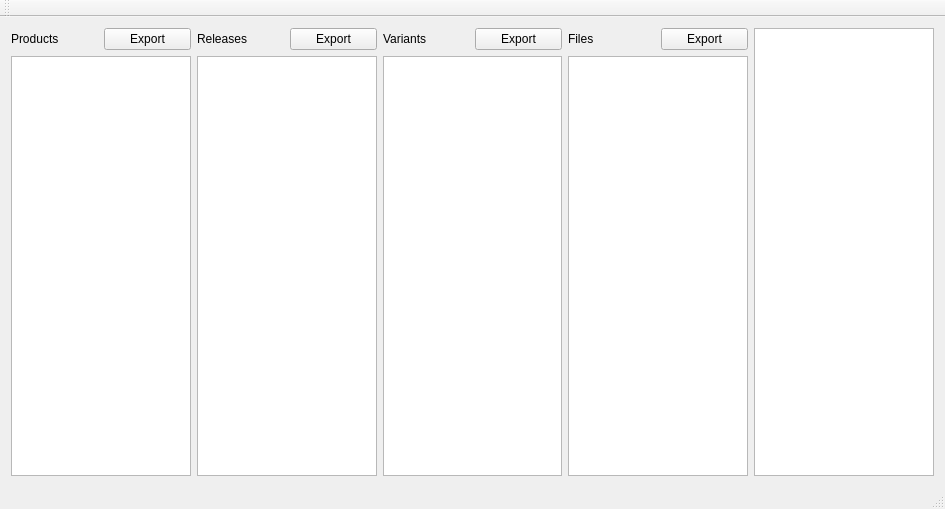
<?xml version="1.0" encoding="UTF-8"?>
<ui version="4.0">
 <class>MainWindow</class>
 <widget class="QMainWindow" name="MainWindow">
  <property name="geometry">
   <rect>
    <x>0</x>
    <y>0</y>
    <width>945</width>
    <height>509</height>
   </rect>
  </property>
  <property name="windowTitle">
   <string>QNaviFirm</string>
  </property>
  <widget class="QWidget" name="centralWidget">
   <layout class="QHBoxLayout" name="horizontalLayout">
    <item>
     <layout class="QGridLayout" name="gridLayout">
      <item row="2" column="0" colspan="2">
       <widget class="QListView" name="productListView"/>
      </item>
      <item row="0" column="1">
       <widget class="QPushButton" name="productsExportButton">
        <property name="text">
         <string>Export</string>
        </property>
       </widget>
      </item>
      <item row="0" column="0">
       <widget class="QLabel" name="label">
        <property name="text">
         <string>Products</string>
        </property>
       </widget>
      </item>
     </layout>
    </item>
    <item>
     <layout class="QGridLayout" name="gridLayout_2">
      <item row="2" column="0" colspan="2">
       <widget class="QListView" name="releaseListView"/>
      </item>
      <item row="0" column="1">
       <widget class="QPushButton" name="releasesExportButton">
        <property name="text">
         <string>Export</string>
        </property>
       </widget>
      </item>
      <item row="0" column="0">
       <widget class="QLabel" name="label_2">
        <property name="text">
         <string>Releases</string>
        </property>
       </widget>
      </item>
     </layout>
    </item>
    <item>
     <layout class="QGridLayout" name="gridLayout_3">
      <item row="2" column="0" colspan="2">
       <widget class="QListView" name="variantListView"/>
      </item>
      <item row="0" column="1">
       <widget class="QPushButton" name="variantsExportButton">
        <property name="text">
         <string>Export</string>
        </property>
       </widget>
      </item>
      <item row="0" column="0">
       <widget class="QLabel" name="label_3">
        <property name="text">
         <string>Variants</string>
        </property>
       </widget>
      </item>
     </layout>
    </item>
    <item>
     <layout class="QGridLayout" name="gridLayout_4">
      <item row="2" column="0" colspan="2">
       <widget class="QListView" name="fileListView"/>
      </item>
      <item row="0" column="1">
       <widget class="QPushButton" name="filesExportButton">
        <property name="text">
         <string>Export</string>
        </property>
       </widget>
      </item>
      <item row="0" column="0">
       <widget class="QLabel" name="label_4">
        <property name="text">
         <string>Files</string>
        </property>
       </widget>
      </item>
     </layout>
    </item>
    <item>
     <widget class="QTextBrowser" name="detailsText"/>
    </item>
   </layout>
  </widget>
  <widget class="QMenuBar" name="menuBar">
   <property name="geometry">
    <rect>
     <x>0</x>
     <y>0</y>
     <width>945</width>
     <height>25</height>
    </rect>
   </property>
  </widget>
  <widget class="QToolBar" name="mainToolBar">
   <attribute name="toolBarArea">
    <enum>TopToolBarArea</enum>
   </attribute>
   <attribute name="toolBarBreak">
    <bool>false</bool>
   </attribute>
  </widget>
  <widget class="QStatusBar" name="statusBar"/>
 </widget>
 <layoutdefault spacing="6" margin="11"/>
 <resources/>
 <connections/>
</ui>
